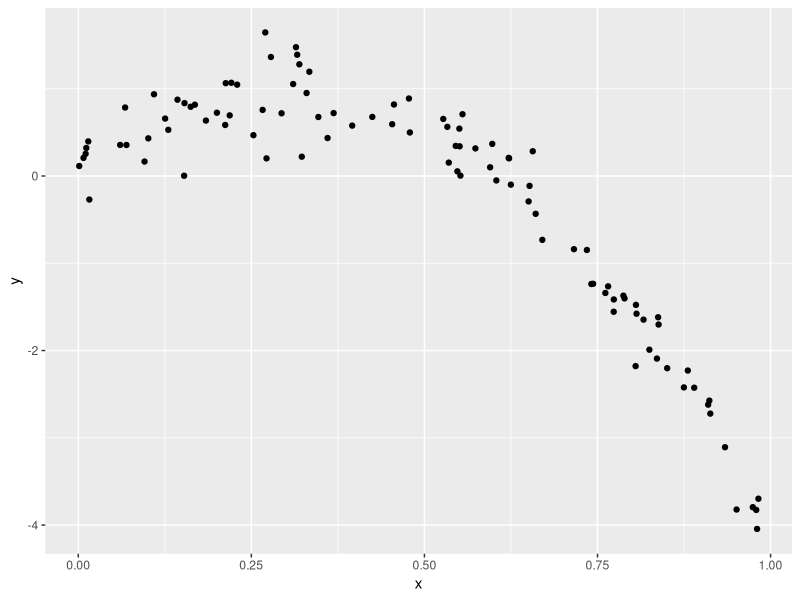
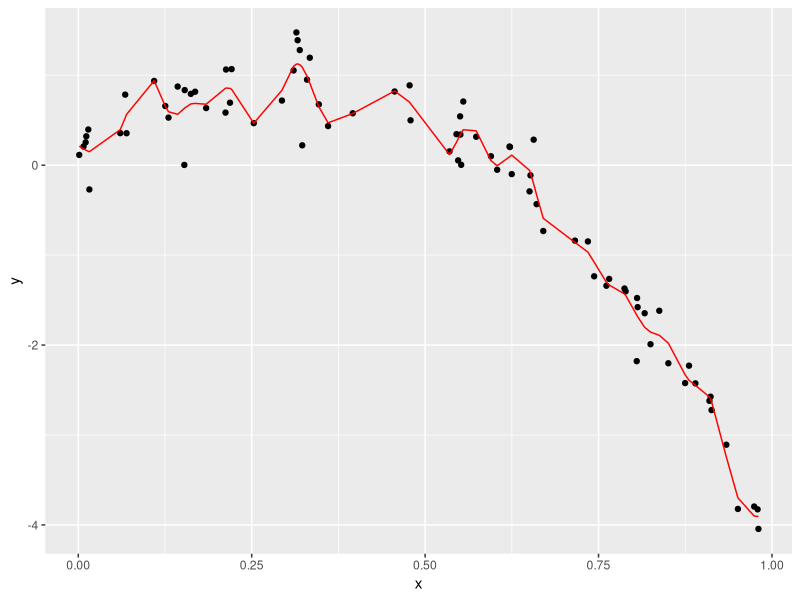
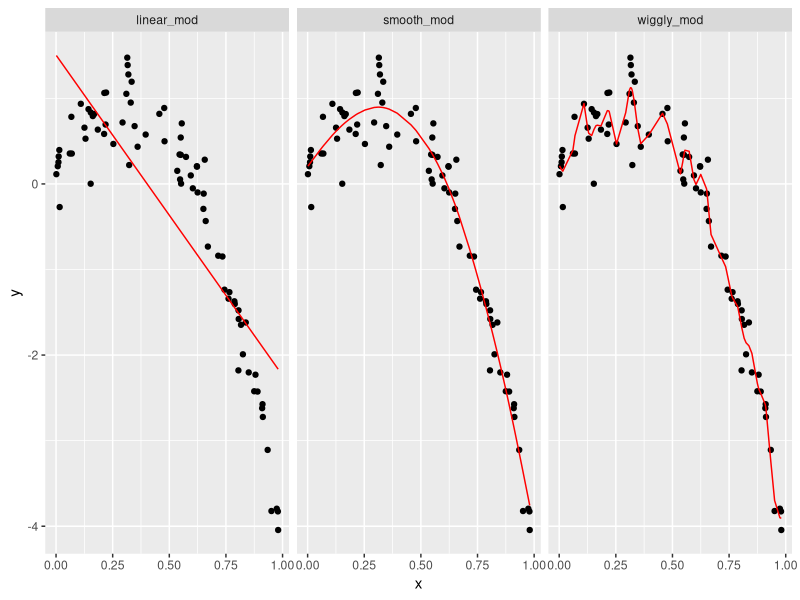

Generate these figures, in order, with R:
## ---- chunk 1
library(tidyverse)
library(modelr)
library(mgcv)
## ---- chunk 2
nonlin_df = 
  tibble(
    id = 1:100,
    x = runif(100, 0, 1),
    y = 1 - 10 * (x - .3)^2 + rnorm(100, 0, .3)
  )
## ---- chunk 3
nonlin_df %>% 
  ggplot(aes(x = x, y = y))+
  geom_point()
## ---- chunk 4
train_df = sample_n(nonlin_df, size = 80)
test_df = anti_join(nonlin_df, train_df, by = "id")
## ---- chunk 5
linear_mod = lm(y ~ x, data = train_df)
smooth_mod = gam(y ~ s(x), data = train_df)
wiggly_mod = gam(y ~ s(x, k =30), sp = 10e-6, data = train_df) 
## ---- chunk 6
train_df %>% 
  add_predictions(wiggly_mod) %>% 
  ggplot(aes(x = x, y = y)) +
  geom_point() + 
  geom_line(aes(y = pred), color = "red")
## ---- chunk 7
train_df %>% 
  gather_predictions(linear_mod,smooth_mod,wiggly_mod) %>% 
  ggplot(aes(x = x, y = y)) +
  geom_point() + 
  geom_line(aes(y = pred), color = "red")+
  facet_grid(. ~model)
## ---- chunk 8
rmse(linear_mod,test_df)
rmse(smooth_mod,test_df)
rmse(wiggly_mod,test_df)
## ---- chunk 9
cv_df = 
  crossv_mc(nonlin_df, 100)
## ---- chunk 10
cv_df %>% 
  pull(train) %>% 
  .[[1]] %>% 
  as_tibble()

cv_df %>% 
  pull(test) %>% 
  .[[1]] %>% 
  as_tibble()
## ---- chunk 11
cv_df = 
  cv_df %>%
  mutate(
    train = map(train, as_tibble),
    test = map(test, as_tibble)
  )
## ---- chunk 12
cv_df = 
  cv_df %>% 
  mutate(
    linear_mod = map(.x = train, ~lm(y ~ x, data = .x)),
    smooth_mod = map(.x = train, ~gam(y ~ s(x), data = .x)),
    wiggly_mod = map(.x = train, ~gam(y ~ s(x, k = 30), sp = 10e-6, data = .x))
  ) %>% 
  mutate(
    rmse_linear = map2_dbl(.x = linear_mod, .y = test, ~rmse(model = .x, data = .y)),
    rmse_smooth = map2_dbl(.x = smooth_mod, .y = test, ~rmse(model = .x, data = .y)),
    rmse_wiggly = map2_dbl(.x = wiggly_mod, .y = test, ~rmse(model = .x, data = .y))
  )
## ---- chunk 13
cv_df %>% 
  select(starts_with("rmse")) %>% 
  pivot_longer(
    everything(),
    names_to = "model",
    values_to = "rmse",
    names_prefix = "rmse_"
  ) %>% 
  group_by(model) %>% 
  summarise(avg_rmse = mean(rmse))
